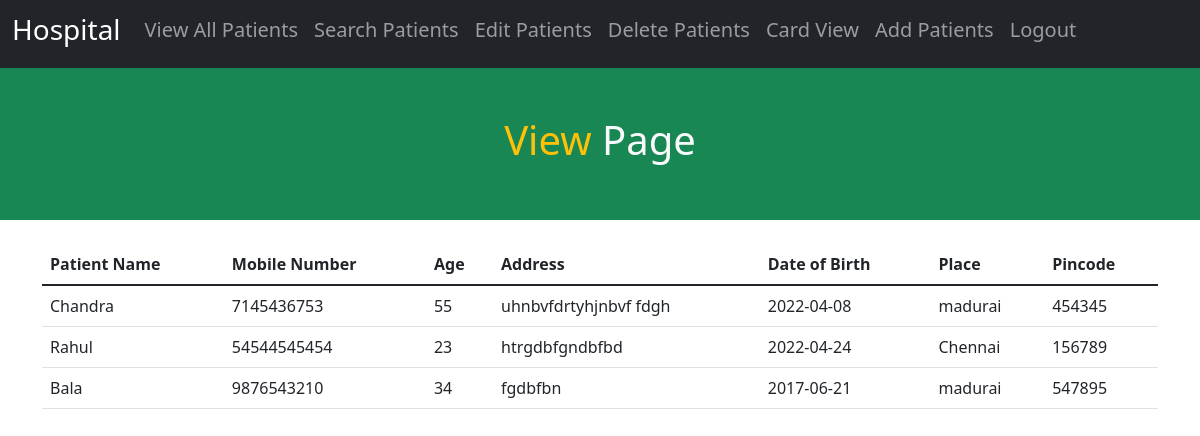
The app's page /view, older data.
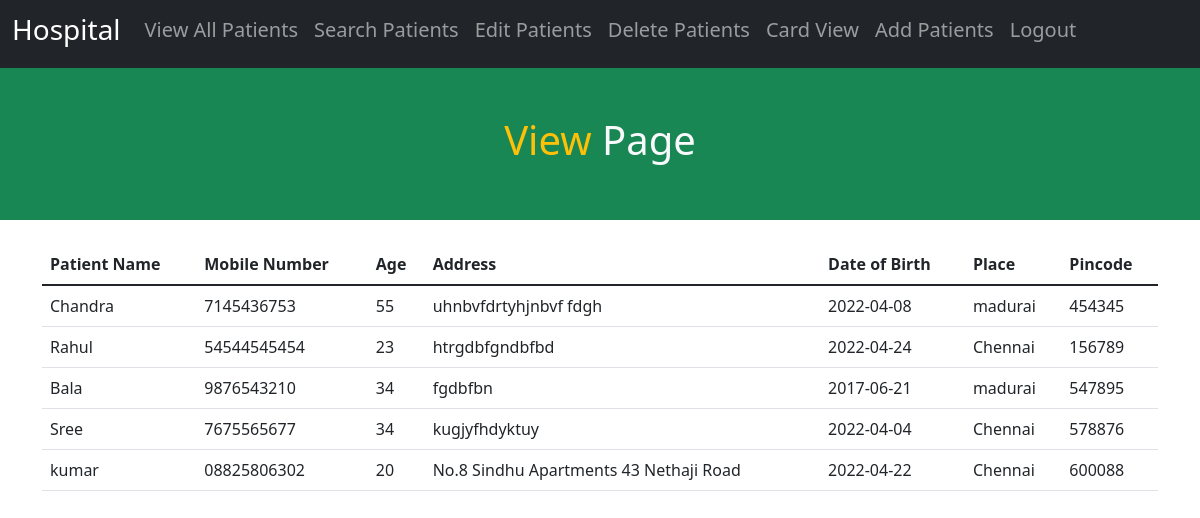
The same page, newer data.
### tables this page shows
CREATE TABLE PATIENT(
                        ID INTEGER PRIMARY KEY AUTOINCREMENT,
                        NAME TEXT,
                        MOBILE TEXT,
                        AGE INTEGER,
                        ADDRESS TEXT,
                        DOB TEXT,
                        PLACE TEXT,
                        PINCODE INTEGER
                       );

### app.py (the view)
@App.route('/view')
def viewAll():
    cursor = connection.cursor()
    count = cursor.execute("SELECT * FROM PATIENT")
    result = cursor.fetchall()
    return render_template("viewall.html", patient=result)

### templates/viewall.html (shortened to what this page needs)
{% extends "base.html" %}
{% block content%}
      <section class="bg-success text-light p-5 text-center">
        <div class="container">
            <center><h1> <span class="text-warning">
                View
            </span>
            Page </h1></center>
        </div>
    </section>
    <br>
<div class="container">
    <div class="row">
        <div class="col col-12 col-sm-12 col-md-12 col-lg-12 col-xl-12 col-xxl-12">
            <table class="table">
                <thead>
                  <tr>
                    <th scope="col">Patient Name</th>
                    <th scope="col">Mobile Number</th>
                    <th scope="col">Age</th>
                    <th scope="col">Address</th>
                    <th scope="col">Date of Birth</th>
                    <th scope="col">Place</th>
                    <th scope="col">Pincode</th>
                  </tr>
                </thead>
                <tbody>
                    {% for i in patient %}
                    <tr>
                        <td>{{i[1]}}</td>
                        <td>{{i[2]}}</td>
                        <td>{{i[3]}}</td>
                        <td>{{i[4]}}</td>
                        <td>{{i[5]}}</td>
                        <td>{{i[6]}}</td>
                        <td>{{i[7]}}</td>
                    </tr>
                    {% endfor %}
                </tbody>
              </table>
        </div>
    </div>
        </div>
   {% endblock %}

### templates/base.html (shortened to what this page needs)
<!DOCTYPE html>
<html lang="en">
<head>
    <link href="https://cdn.jsdelivr.net/npm/bootstrap@5.1.3/dist/css/bootstrap.min.css" rel="stylesheet">
</head>
<body>
    <nav class="navbar navbar-expand-lg navbar-dark bg-dark">
        <div class="container-fluid">
          <a class="navbar-brand" href="#"> <h3>Hospital</h3></a>
          <div class="collapse navbar-collapse" id="navbarNav">
            <ul class="navbar-nav">
              <li class="nav-item">
                <a class="nav-link" aria-current="page" href="/view"> <h5>View All Patients</h5> </a>
              </li>
              <li class="nav-item">
                <a class="nav-link" href="/search"> <h5>Search Patients</h5> </a>
              </li>
              <li class="nav-item">
                <a class="nav-link" href="/up"> <h5>Edit Patients</h5> </a>
              </li>
              <li class="nav-item">
                <a class="nav-link" href="/delete"> <h5>Delete Patients</h5> </a>
              </li>
              <li class="nav-item">
                <a class="nav-link" href="/cardview"> <h5>Card View</h5> </a>
              </li>
              <li class="nav-item">
                <a class="nav-link" href="/dash"> <h5>Add Patients</h5> </a>
              </li>
              <li class="nav-item">
                <a class="nav-link" href="/"> <h5>Logout</h5> </a>
              </li>
            </ul>
          </div>
        </div>
      </nav>
      {% block content %}
      {% endblock %}
</body>
</html>

Row changes from the older to the newer data that the page shows:
added PATIENT: NAME "Sree", MOBILE "7675565677", AGE "34", ADDRESS "kugjyfhdyktuy", DOB "2022-04-04", PLACE "Chennai", PINCODE "578876"
added PATIENT: NAME "kumar", MOBILE "08825806302", AGE "20", ADDRESS "No.8 Sindhu Apartments 43 Nethaji Road", DOB "2022-04-22", PLACE "Chennai", PINCODE "600088"
